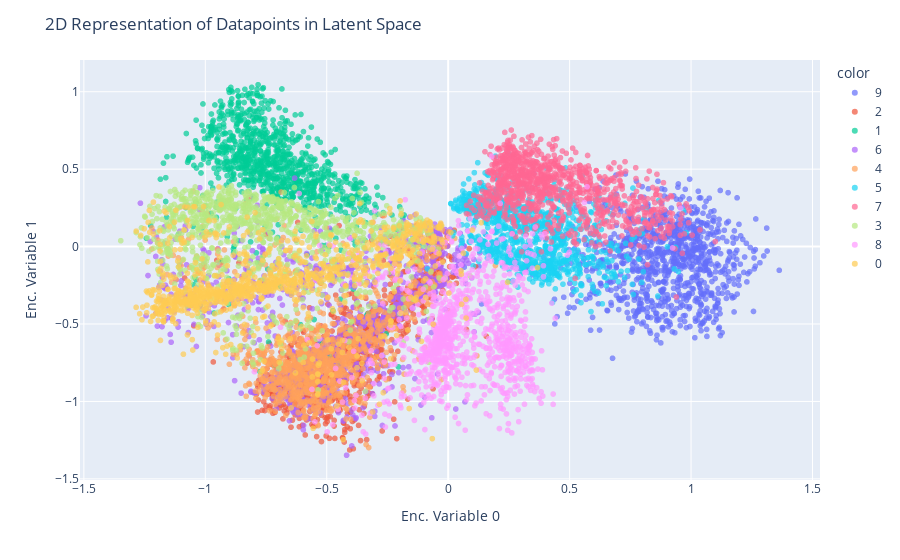
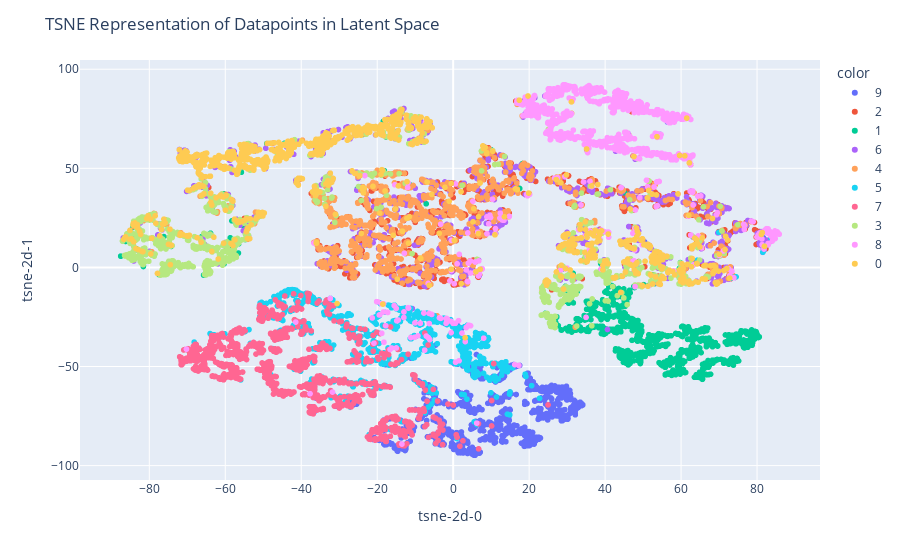

These figures' notebook cell, in order:
### Code cell
ae = DenoisingAutoencoder(config, dataset, dataset_path, loss_fn, optim_fn)


ae.plot_latent_images(r0=(-1, 1), r1=(-1, 1))
latent_pop_df = ae.gen_latent_pop(samp_size=latent_samp_size)
ae.plot_latent_topology(latent_pop_df)

### Figure 1 — Plotly figure (JSON) as saved in the notebook; plotly's stock layout.template omitted (floating-point values rounded to 4 significant figures; data arrays with more than 128 entries replaced by an {"elided": "..."} marker saying what was removed)
{"data": [{"hovertemplate": "color=9<br>Enc. Variable 0=%{x}<br>Enc. Variable 1=%{y}<extra></extra>", "legendgroup": "9", "marker": {"color": "#636efa", "opacity": 0.7, "symbol": "circle"}, "mode": "markers", "name": "9", "showlegend": true, "type": "scattergl", "x": {"elided": "1000 float values"}, "xaxis": "x", "y": {"elided": "1000 float values"}, "yaxis": "y"}, {"hovertemplate": "color=2<br>Enc. Variable 0=%{x}<br>Enc. Variable 1=%{y}<extra></extra>", "legendgroup": "2", "marker": {"color": "#EF553B", "opacity": 0.7, "symbol": "circle"}, "mode": "markers", "name": "2", "showlegend": true, "type": "scattergl", "x": {"elided": "1000 float values"}, "xaxis": "x", "y": {"elided": "1000 float values"}, "yaxis": "y"}, {"hovertemplate": "color=1<br>Enc. Variable 0=%{x}<br>Enc. Variable 1=%{y}<extra></extra>", "legendgroup": "1", "marker": {"color": "#00cc96", "opacity": 0.7, "symbol": "circle"}, "mode": "markers", "name": "1", "showlegend": true, "type": "scattergl", "x": {"elided": "1000 float values"}, "xaxis": "x", "y": {"elided": "1000 float values"}, "yaxis": "y"}, {"hovertemplate": "color=6<br>Enc. Variable 0=%{x}<br>Enc. Variable 1=%{y}<extra></extra>", "legendgroup": "6", "marker": {"color": "#ab63fa", "opacity": 0.7, "symbol": "circle"}, "mode": "markers", "name": "6", "showlegend": true, "type": "scattergl", "x": {"elided": "1000 float values"}, "xaxis": "x", "y": {"elided": "1000 float values"}, "yaxis": "y"}, {"hovertemplate": "color=4<br>Enc. Variable 0=%{x}<br>Enc. Variable 1=%{y}<extra></extra>", "legendgroup": "4", "marker": {"color": "#FFA15A", "opacity": 0.7, "symbol": "circle"}, "mode": "markers", "name": "4", "showlegend": true, "type": "scattergl", "x": {"elided": "1000 float values"}, "xaxis": "x", "y": {"elided": "1000 float values"}, "yaxis": "y"}, {"hovertemplate": "color=5<br>Enc. Variable 0=%{x}<br>Enc. Variable 1=%{y}<extra></extra>", "legendgroup": "5", "marker": {"color": "#19d3f3", "opacity": 0.7, "symbol": "circle"}, "mode": "markers", "name": "5", "showlegend": true, "type": "scattergl", "x": {"elided": "1000 float values"}, "xaxis": "x", "y": {"elided": "1000 float values"}, "yaxis": "y"}, {"hovertemplate": "color=7<br>Enc. Variable 0=%{x}<br>Enc. Variable 1=%{y}<extra></extra>", "legendgroup": "7", "marker": {"color": "#FF6692", "opacity": 0.7, "symbol": "circle"}, "mode": "markers", "name": "7", "showlegend": true, "type": "scattergl", "x": {"elided": "1000 float values"}, "xaxis": "x", "y": {"elided": "1000 float values"}, "yaxis": "y"}, {"hovertemplate": "color=3<br>Enc. Variable 0=%{x}<br>Enc. Variable 1=%{y}<extra></extra>", "legendgroup": "3", "marker": {"color": "#B6E880", "opacity": 0.7, "symbol": "circle"}, "mode": "markers", "name": "3", "showlegend": true, "type": "scattergl", "x": {"elided": "1000 float values"}, "xaxis": "x", "y": {"elided": "1000 float values"}, "yaxis": "y"}, {"hovertemplate": "color=8<br>Enc. Variable 0=%{x}<br>Enc. Variable 1=%{y}<extra></extra>", "legendgroup": "8", "marker": {"color": "#FF97FF", "opacity": 0.7, "symbol": "circle"}, "mode": "markers", "name": "8", "showlegend": true, "type": "scattergl", "x": {"elided": "1000 float values"}, "xaxis": "x", "y": {"elided": "1000 float values"}, "yaxis": "y"}, {"hovertemplate": "color=0<br>Enc. Variable 0=%{x}<br>Enc. Variable 1=%{y}<extra></extra>", "legendgroup": "0", "marker": {"color": "#FECB52", "opacity": 0.7, "symbol": "circle"}, "mode": "markers", "name": "0", "showlegend": true, "type": "scattergl", "x": {"elided": "1000 float values"}, "xaxis": "x", "y": {"elided": "1000 float values"}, "yaxis": "y"}], "layout": {"legend": {"title": {"text": "color"}, "tracegroupgap": 0}, "margin": {"t": 60}, "title": {"text": "2D Representation of Datapoints in Latent Space"}, "xaxis": {"anchor": "y", "domain": [0, 1], "title": {"text": "Enc. Variable 0"}}, "yaxis": {"anchor": "x", "domain": [0, 1], "title": {"text": "Enc. Variable 1"}}}}

### Figure 2 — Plotly figure (JSON) as saved in the notebook; plotly's stock layout.template omitted (floating-point values rounded to 4 significant figures; data arrays with more than 128 entries replaced by an {"elided": "..."} marker saying what was removed)
{"data": [{"hovertemplate": "color=9<br>tsne-2d-0=%{x}<br>tsne-2d-1=%{y}<extra></extra>", "legendgroup": "9", "marker": {"color": "#636efa", "symbol": "circle"}, "mode": "markers", "name": "9", "showlegend": true, "type": "scattergl", "x": {"elided": "1000 float values"}, "xaxis": "x", "y": {"elided": "1000 float values"}, "yaxis": "y"}, {"hovertemplate": "color=2<br>tsne-2d-0=%{x}<br>tsne-2d-1=%{y}<extra></extra>", "legendgroup": "2", "marker": {"color": "#EF553B", "symbol": "circle"}, "mode": "markers", "name": "2", "showlegend": true, "type": "scattergl", "x": {"elided": "1000 float values"}, "xaxis": "x", "y": {"elided": "1000 float values"}, "yaxis": "y"}, {"hovertemplate": "color=1<br>tsne-2d-0=%{x}<br>tsne-2d-1=%{y}<extra></extra>", "legendgroup": "1", "marker": {"color": "#00cc96", "symbol": "circle"}, "mode": "markers", "name": "1", "showlegend": true, "type": "scattergl", "x": {"elided": "1000 float values"}, "xaxis": "x", "y": {"elided": "1000 float values"}, "yaxis": "y"}, {"hovertemplate": "color=6<br>tsne-2d-0=%{x}<br>tsne-2d-1=%{y}<extra></extra>", "legendgroup": "6", "marker": {"color": "#ab63fa", "symbol": "circle"}, "mode": "markers", "name": "6", "showlegend": true, "type": "scattergl", "x": {"elided": "1000 float values"}, "xaxis": "x", "y": {"elided": "1000 float values"}, "yaxis": "y"}, {"hovertemplate": "color=4<br>tsne-2d-0=%{x}<br>tsne-2d-1=%{y}<extra></extra>", "legendgroup": "4", "marker": {"color": "#FFA15A", "symbol": "circle"}, "mode": "markers", "name": "4", "showlegend": true, "type": "scattergl", "x": {"elided": "1000 float values"}, "xaxis": "x", "y": {"elided": "1000 float values"}, "yaxis": "y"}, {"hovertemplate": "color=5<br>tsne-2d-0=%{x}<br>tsne-2d-1=%{y}<extra></extra>", "legendgroup": "5", "marker": {"color": "#19d3f3", "symbol": "circle"}, "mode": "markers", "name": "5", "showlegend": true, "type": "scattergl", "x": {"elided": "1000 float values"}, "xaxis": "x", "y": {"elided": "1000 float values"}, "yaxis": "y"}, {"hovertemplate": "color=7<br>tsne-2d-0=%{x}<br>tsne-2d-1=%{y}<extra></extra>", "legendgroup": "7", "marker": {"color": "#FF6692", "symbol": "circle"}, "mode": "markers", "name": "7", "showlegend": true, "type": "scattergl", "x": {"elided": "1000 float values"}, "xaxis": "x", "y": {"elided": "1000 float values"}, "yaxis": "y"}, {"hovertemplate": "color=3<br>tsne-2d-0=%{x}<br>tsne-2d-1=%{y}<extra></extra>", "legendgroup": "3", "marker": {"color": "#B6E880", "symbol": "circle"}, "mode": "markers", "name": "3", "showlegend": true, "type": "scattergl", "x": {"elided": "1000 float values"}, "xaxis": "x", "y": {"elided": "1000 float values"}, "yaxis": "y"}, {"hovertemplate": "color=8<br>tsne-2d-0=%{x}<br>tsne-2d-1=%{y}<extra></extra>", "legendgroup": "8", "marker": {"color": "#FF97FF", "symbol": "circle"}, "mode": "markers", "name": "8", "showlegend": true, "type": "scattergl", "x": {"elided": "1000 float values"}, "xaxis": "x", "y": {"elided": "1000 float values"}, "yaxis": "y"}, {"hovertemplate": "color=0<br>tsne-2d-0=%{x}<br>tsne-2d-1=%{y}<extra></extra>", "legendgroup": "0", "marker": {"color": "#FECB52", "symbol": "circle"}, "mode": "markers", "name": "0", "showlegend": true, "type": "scattergl", "x": {"elided": "1000 float values"}, "xaxis": "x", "y": {"elided": "1000 float values"}, "yaxis": "y"}], "layout": {"legend": {"title": {"text": "color"}, "tracegroupgap": 0}, "margin": {"t": 60}, "title": {"text": "TSNE Representation of Datapoints in Latent Space"}, "xaxis": {"anchor": "y", "domain": [0, 1], "title": {"text": "tsne-2d-0"}}, "yaxis": {"anchor": "x", "domain": [0, 1], "title": {"text": "tsne-2d-1"}}}}
